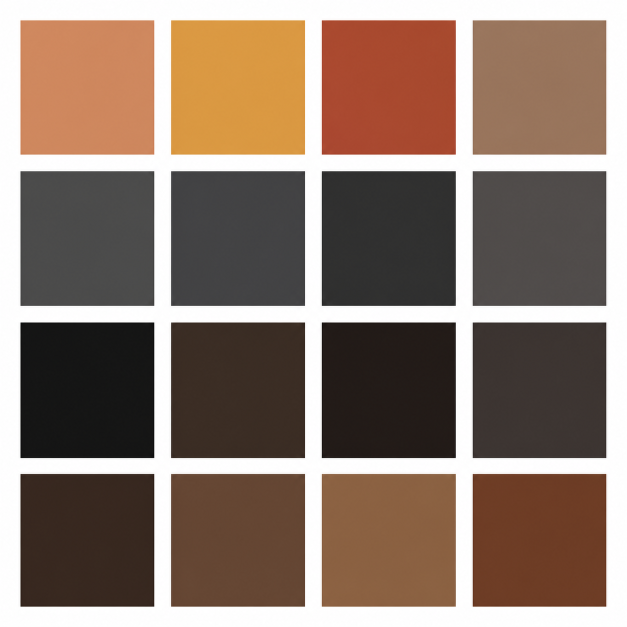
#> input picture assets/models/quaternius_worker/materials/source/worker_albedo_grid_reference.png, 1254 x 1254 px (shown at 1/2 size)
$ python generate_worker_material_atlas.py
#> lines starting #> are read from the running program, lines starting #| are printed output that depends on the picture
#> in make_albedo, reference is the input picture: PIL image 1254x1254 RGB; mean R, G, B 140.7, 120.7, 108.1
#!/usr/bin/env python3
"""Build the checked-in Worker albedo and linear packed-mask atlases.

The input is a generated palette reference held with the source materials.
This script makes the runtime images deterministic and avoids authoring any
lighting or high-frequency texture detail into the material set.
"""

from __future__ import annotations

import argparse
import hashlib
from pathlib import Path

from PIL import Image, ImageStat


ROOT = Path(__file__).resolve().parents[1]
MATERIALS = ROOT / "assets" / "models" / "quaternius_worker" / "materials"
REFERENCE = MATERIALS / "source" / "worker_albedo_grid_reference.png"
ALBEDO = MATERIALS / "worker_albedo.png"
MASK = MATERIALS / "worker_material_mask.png"
SIZE = 512
CELL = 128
PAD = 8

# Atlas cell -> source-reference cell. Reuse only repeats the same reviewed
# Worker material, such as Skin and Skin.001.
SOURCE_CELLS = {
    (0, 0): (0, 0),  # Skin
    (1, 0): (1, 0),  # Worker yellow shirt
    (2, 0): (2, 0),  # Worker vest
    (3, 0): (3, 0),  # Light brown gloves
    (0, 1): (0, 1),  # Grey hard accessories
    (1, 1): (1, 1),  # Black boots
    (2, 1): (2, 2),  # Brows and moustache
    (3, 1): (0, 2),  # Eyes
    (0, 2): (1, 3),  # Brown leather
    (1, 2): (3, 3),  # Brown leather shadow
}

# R team-tint, G roughness, B metallic, A emissive/reserved.
MASK_CELLS = {
    (0, 0): (0.00, 0.62, 0.00, 0.00),  # Skin
    (1, 0): (0.92, 0.82, 0.00, 0.00),  # Shirt: front and rear readable
    (2, 0): (1.00, 0.86, 0.00, 0.00),  # Vest: torso, side, and rear
    (3, 0): (0.00, 0.76, 0.00, 0.00),  # Gloves
    (0, 1): (0.00, 0.50, 0.18, 0.00),  # Genuine small metal accessories
    (1, 1): (0.00, 0.72, 0.00, 0.00),  # Boots
    (2, 1): (0.00, 0.82, 0.00, 0.00),  # Hair and facial hair
    (3, 1): (0.00, 0.45, 0.00, 0.00),  # Eyes
    (0, 2): (0.00, 0.63, 0.00, 0.00),  # Brown leather
    (1, 2): (0.00, 0.70, 0.00, 0.00),  # Brown leather shadow
}
DEFAULT_MASK = (0.00, 0.85, 0.00, 0.00)


def nonwhite_runs(image: Image.Image, axis: int) -> list[tuple[int, int]]:
    """Find the four coloured cell spans in the white-grid reference."""
#> called with axis = 0
    rgb = image.convert("RGB")
    length = rgb.width if axis == 0 else rgb.height
#> length = 1254
    other = rgb.height if axis == 0 else rgb.width
#> other = 1254
    marked: list[bool] = []
    for coord in range(length):
        found = False
        for secondary in range(other):
            pixel = rgb.getpixel((coord, secondary) if axis == 0 else (secondary, coord))
            if min(pixel) < 242:
                found = True
                break
        marked.append(found)
#> after the loop, marked = 1254 items, first 6: False, False, False, False, False, False
    runs: list[tuple[int, int]] = []
    start: int | None = None
    for index, value in enumerate(marked + [False]):
        if value and start is None:
            start = index
        elif not value and start is not None:
            runs.append((start, index))
            start = None
#> this loop made 1255 passes
#> value on passes 1 to 12: False, False, False, False, False, False, False, False, False, False, False, False
#> after the loop, runs = [(40, 309), (341, 611), (643, 912), (945, 1213), (1214, 1215)]
    # Ignore a one-pixel encoder artifact at the outer edge of some generated
    # references; an actual atlas cell is much wider than the padding.
    runs = [run for run in runs if run[1] - run[0] >= 32]
#> runs = [(40, 309), (341, 611), (643, 912), (945, 1213)]
    if len(runs) != 4:
        raise ValueError(f"expected four reference cells per axis, found {runs}")
    return runs


def paste_padded(target: Image.Image, cell: Image.Image, column: int, row: int) -> None:
    inner = cell.resize((CELL - PAD * 2, CELL - PAD * 2), Image.Resampling.LANCZOS)
    average = tuple(int(round(value)) for value in ImageStat.Stat(inner).mean[:3])
    background = Image.new("RGBA", (CELL, CELL), average + (255,))
    background.paste(inner, (PAD, PAD))
    target.paste(background, (column * CELL, row * CELL))


def make_albedo() -> Image.Image:
    reference = Image.open(REFERENCE).convert("RGB")
    x_runs = nonwhite_runs(reference, 0)
#> x_runs = [(40, 309), (341, 611), (643, 912), (945, 1213)]
    y_runs = nonwhite_runs(reference, 1)
#> the loop in nonwhite_runs (call 2), `for index, value in enumerate(marked + [False]):` made 1255 passes
#> y_runs = [(40, 310), (342, 612), (644, 917), (947, 1214)]
    output = Image.new("RGBA", (SIZE, SIZE), (128, 128, 128, 255))
    for row in range(4):
        for column in range(4):
            source_column, source_row = SOURCE_CELLS.get((column, row), (1, 1))
            x0, x1 = x_runs[source_column]
            y0, y1 = y_runs[source_row]
            paste_padded(output, reference.crop((x0, y0, x1, y1)), column, row)
#> this loop made 4 passes
#> pass 1, in paste_padded, `inner = cell.resize((CELL - PAD * 2, CELL - PAD * 2), Image.Resampling..`:
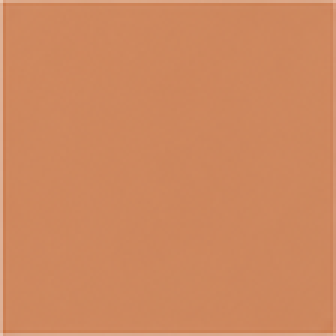
#> inner: PIL image 112x112 RGB (shown 3 times larger); mean R, G, B 206.6, 136.2, 95
#> pass 1, in paste_padded, `background = Image.new("RGBA", (CELL, CELL), average + (255,))`:
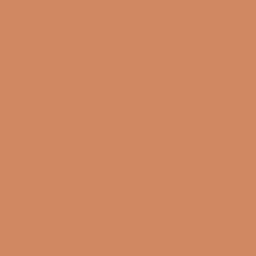
#> background: PIL image 128x128 RGBA (shown 2 times larger); mean R, G, B, A 207, 136, 95, 255
#> pass 1, in paste_padded (call 2), `inner = cell.resize((CELL - PAD * 2, CELL - PAD * 2), Image.Resampling..`:
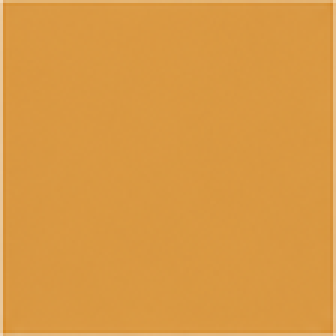
#> inner: PIL image 112x112 RGB (shown 3 times larger); mean R, G, B 218.4, 153.4, 67.8
#> pass 1, in paste_padded (call 2), `background = Image.new("RGBA", (CELL, CELL), average + (255,))`:
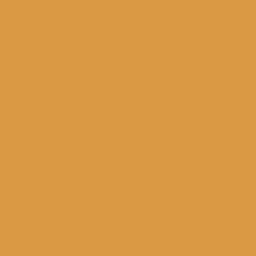
#> background: PIL image 128x128 RGBA (shown 2 times larger); mean R, G, B, A 218, 153, 68, 255
#> after the loop:
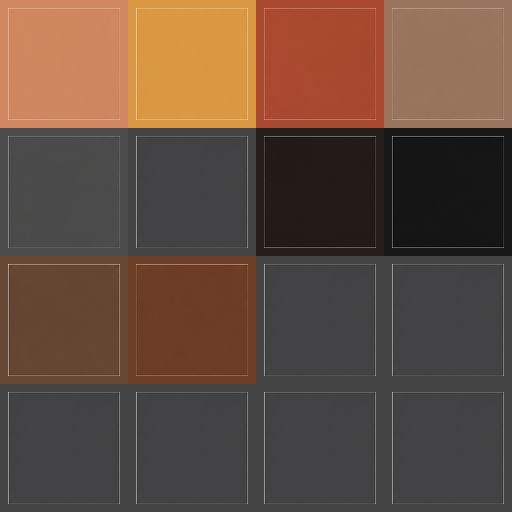
#> output: PIL image 512x512 RGBA; mean R, G, B, A 98.1, 76.1, 62.8, 255
    return output


def make_mask() -> Image.Image:
    output = Image.new("RGBA", (SIZE, SIZE), (0, 217, 0, 0))
    for row in range(4):
        for column in range(4):
            values = MASK_CELLS.get((column, row), DEFAULT_MASK)
            rgba = tuple(int(round(max(0.0, min(1.0, value)) * 255.0)) for value in values)
            output.paste(Image.new("RGBA", (CELL, CELL), rgba), (column * CELL, row * CELL))
    return output


def image_hash(image: Image.Image) -> str:
    """Hash the pixels and image shape, independent of PNG compression."""
    canonical = image.convert("RGBA")
    digest = hashlib.sha256()
    digest.update(image.mode.encode("ascii"))
    digest.update(b"\0")
    digest.update(str(image.width).encode("ascii"))
    digest.update(b"x")
    digest.update(str(image.height).encode("ascii"))
    digest.update(b"\0")
    digest.update(canonical.tobytes())
    return digest.hexdigest()


def file_image_hash(path: Path) -> str:
    with Image.open(path) as image:
        return image_hash(image)


def build() -> None:
    if not REFERENCE.is_file():
        raise FileNotFoundError(f"missing albedo reference: {REFERENCE}")
    MATERIALS.mkdir(parents=True, exist_ok=True)
    make_albedo().save(ALBEDO, format="PNG", optimize=False)
    make_mask().save(MASK, format="PNG", optimize=False)


def main() -> int:
    parser = argparse.ArgumentParser()
    parser.add_argument("--check", action="store_true", help="verify generated files are current")
    args = parser.parse_args()
    if args.check:
        if not ALBEDO.is_file() or not MASK.is_file():
            print("missing generated Worker material atlas")
            return 1
        if (
            file_image_hash(ALBEDO) != image_hash(make_albedo()) or
            file_image_hash(MASK) != image_hash(make_mask())
        ):
            print("Worker material atlas is stale; run tools/generate_worker_material_atlas.py")
            return 1
        print("Worker material atlas is current")
        return 0
    build()
    print(f"wrote {ALBEDO}")
    print(f"wrote {MASK}")
    return 0


if __name__ == "__main__":
    raise SystemExit(main())
#> (the program exits here)
